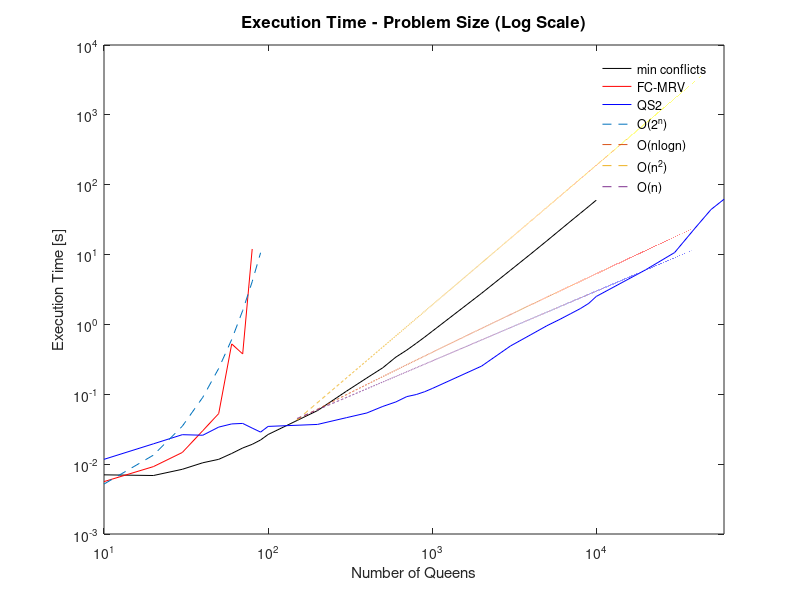
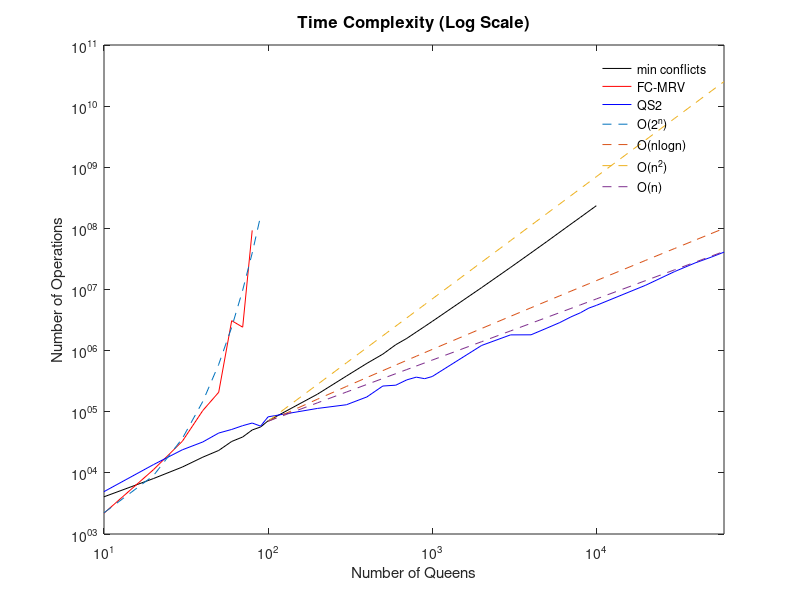
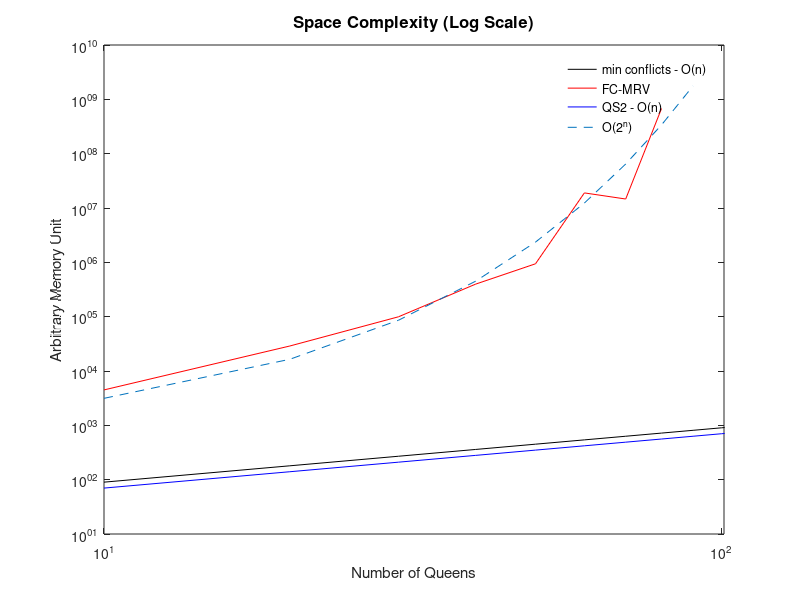

The MATLAB script that drew these images, in order: (Note: this script raises an error after producing the figures.)
clear all
close all
clc

load('results_final2.mat');

M = N;
L = 150:1:60000;
nlongfun = 0.00004*L.*log2(L);
nsquaredfun = 0.0000019*L.^2;
nlinearfun = 0.0003*L;

index = find(mod(N,10)==0);

%%

ftitle = 'Execution Time - Problem Size (Log Scale)';
Fontsize = 12;

h1 = figure(1)
set(h1, 'Position', [10,10,1000,1000]);

plot(M(index), results.min_conflict_time_avg(index), '-k',...
    M(index), results.fc_mrv_time_avg(index), '-r',...
    M(index), results.swap_time_avg(index), '-b',...
    M(M<100), 0.002*1.1.^M(M<100),'--',...
    L, nlongfun,'--',...
    L, nsquaredfun,'--',...
    L, nlinearfun, '--')
xlim([10 60001])
title(ftitle,'FontSize',Fontsize)
legend('min conflicts','FC-MRV','QS2','O(2^n)','O(nlogn)','O(n^2)','O(n)','Location','Best')
legend boxoff
ylabel('Execution Time [s]')
xlabel('Number of Queens')
set(gca, 'YScale', 'log')
set(gca, 'XScale', 'log')

saveas(h1,'execution_time.fig')

%%

ftitle = 'Time Complexity (Log Scale)';
Fontsize = 12;

h2 = figure(2)
set(h2, 'Position', [10,10,1000,1000]);

plot(M(index), results.min_conflict_calls_avg(index), '-k',...
    M(index), results.fc_mrv_calls_avg(index), '-r',...
    M(index), results.swap_calls_avg(index), '-b',...
    M(M<100), 550*1.15.^M(M<100),'--',...
    N(M>99), 105*N(M>99).*log2(N(M>99)),'--',N(M>99), 7*N(M>99).^2,'--',N(M>99), 700*N(M>99),'--')
xlim([10 60001])
title(ftitle,'FontSize',Fontsize)
legend('min conflicts','FC-MRV','QS2','O(2^n)','O(nlogn)','O(n^2)','O(n)','O(logn)','Location','Best')
legend boxoff
ylabel('Number of Operations')
xlabel('Number of Queens')
set(gca, 'YScale', 'log')
set(gca, 'XScale', 'log')

saveas(h2,'time_complexity.fig')

%%

ftitle = 'Space Complexity (Log Scale)';
Fontsize = 12;

h3 = figure(3)
set(h3, 'Position', [10,10,1000,1000]);

plot(M, results.min_conflict_space_avg, '-k',...
    M, results.fc_mrv_space_avg, '-r', M, results.swap_space_avg, '-b',...
    M(M<100), 600*1.18.^M(M<100),'--')
xlim([10 101])
title(ftitle,'FontSize',Fontsize)
legend('min conflicts - O(n)','FC-MRV','QS2 - O(n)','O(2^n)','Location','Best')
legend boxoff
ylabel('Arbitrary Memory Unit')
xlabel('Number of Queens')
set(gca, 'YScale', 'log')
set(gca, 'XScale', 'log')

saveas(h3,'space_complexity.fig')

%%

routexport

